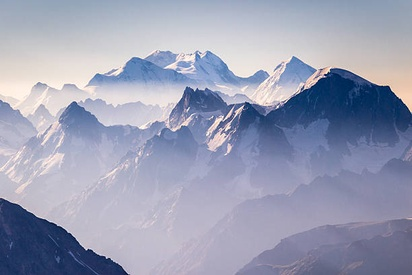
#> input picture python_face_detection_ST/input/mountain.jpg, 412 x 275 px, shrunk from 612 x 408 before the run, found by its file name
$ python opencv_test.py
#> lines starting #> are read from the running program, lines starting #| are printed output that depends on the picture; after the words box and inside, x2 and y2 are one past the last pixel; in counts of white or black regions, pixels touching at a corner belong together
### python_face_detection_ST/library_ST_AM_MB.py
import cv2
import os

# Function for detecting front facing people in Images and exporting marked images to output folder.
def detect_faces(image_path, output_dir="output"):
#> called with image_path = 'input\\mountain.jpg', output_dir = 'output'
    face_cascade = cv2.CascadeClassifier(cv2.data.haarcascades + 'haarcascade_frontalface_default.xml')
    # Read the input image
    image = cv2.imread(image_path)
#> image is the input picture: shape (275, 412, 3); mean B, G, R 180.4, 158.5, 154.1
    if image is None:
        print(f"Could not read the image: {image_path}. Please check the file path.")
        return
    # Convert the image to grayscale (required for the classifier)
    gray_image = cv2.cvtColor(image, cv2.COLOR_BGR2GRAY)
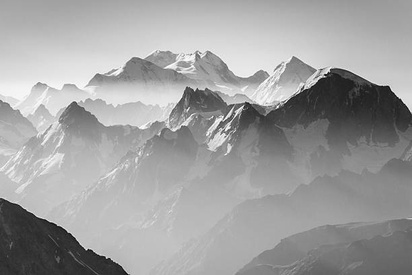
#> gray_image: shape (275, 412); min 8, max 254, mean 159.7
    # Detect faces in the image
    faces = face_cascade.detectMultiScale(gray_image, scaleFactor=1.1, minNeighbors=3, minSize=(1, 1))
#> faces = ()
    # Check if faces are detected
    if len(faces) > 0:
        print(f"Detected {len(faces)} face(s) in the image: {image_path}.")
        for (x, y, w, h) in faces:
            cv2.rectangle(image, (x, y), (x + w, y + h), (0, 100, 255), 2)
    else:
        print(f"No faces detected in the image: {image_path}.")
    # Save the image with detected faces
    os.makedirs(output_dir, exist_ok=True)
    output_path = os.path.join(output_dir, os.path.basename(image_path))
    cv2.imwrite(output_path, image)
    print(f"Saved image with detected faces to: {output_path}")

### python_face_detection_ST/opencv_test.py
from library_ST_AM_MB import *

# List of images to scan for faces.
image_array = ["input\\mountain.jpg",
               "input\\mads_mikkelsen.jpg",
               "input\\crowd.jpg",
               "input\\skin.jpg"]

# Calling function for each entry in image_array.
for image in image_array:
    detect_faces(image)
#> pass 2 of the loop `for image in image_array:`:
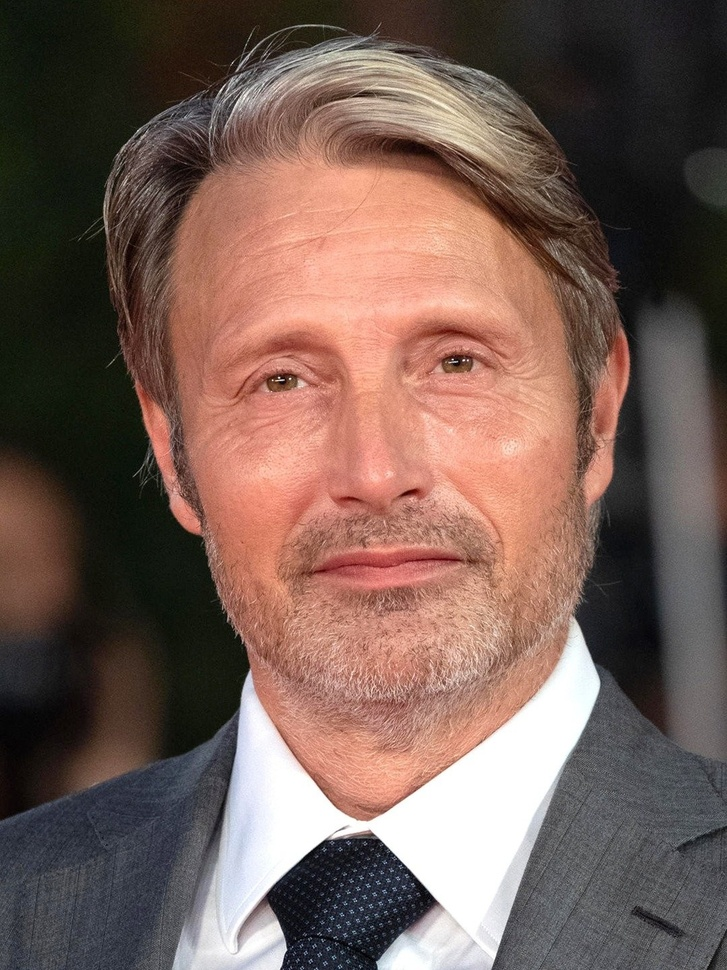
#> input picture python_face_detection_ST/input/mads_mikkelsen.jpg, 727 x 970 px, shrunk from 1080 x 1440 before the run, found by its file name
#> in detect_faces, image is the input picture: shape (970, 727, 3); mean B, G, R 85.9, 94.4, 118.5
#> in detect_faces (call 2), `gray_image = cv2.cvtColor(image, cv2.COLOR_BGR2GRAY)`:
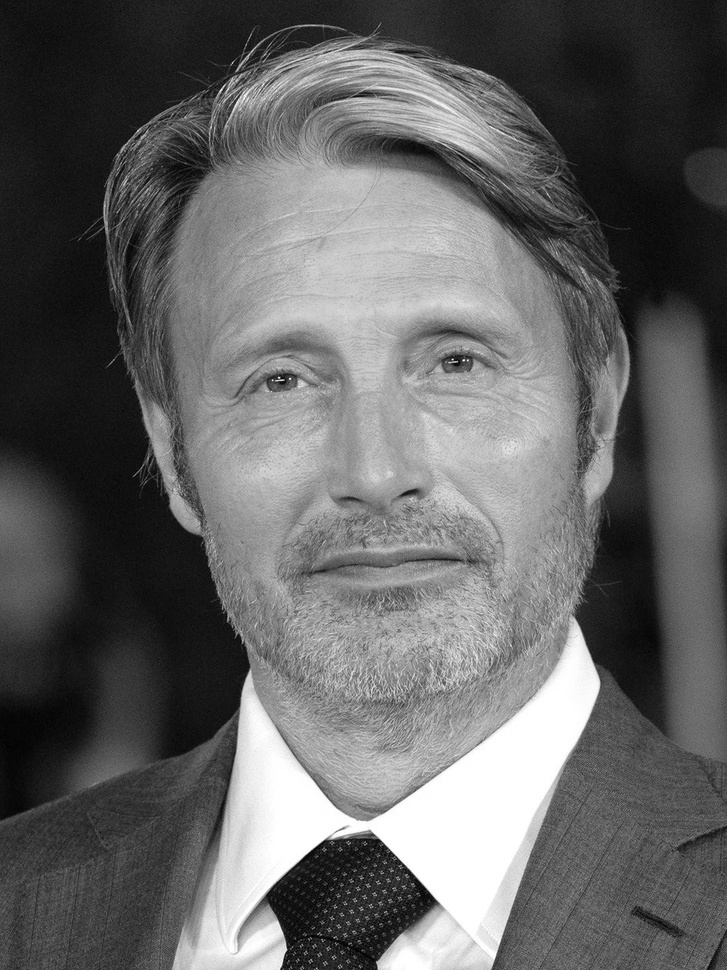
#> gray_image: shape (970, 727); min 0, max 255, mean 100.6
#> faces = [[129, 184, 483, 483]]
#| Detected 1 face(s) in the image: input\mads_mikkelsen.jpg.
#> the loop in detect_faces (call 2), `for (x, y, w, h) in faces:` made 1 pass
#> after the loop in detect_faces (call 2), `for (x, y, w, h) in faces:`:
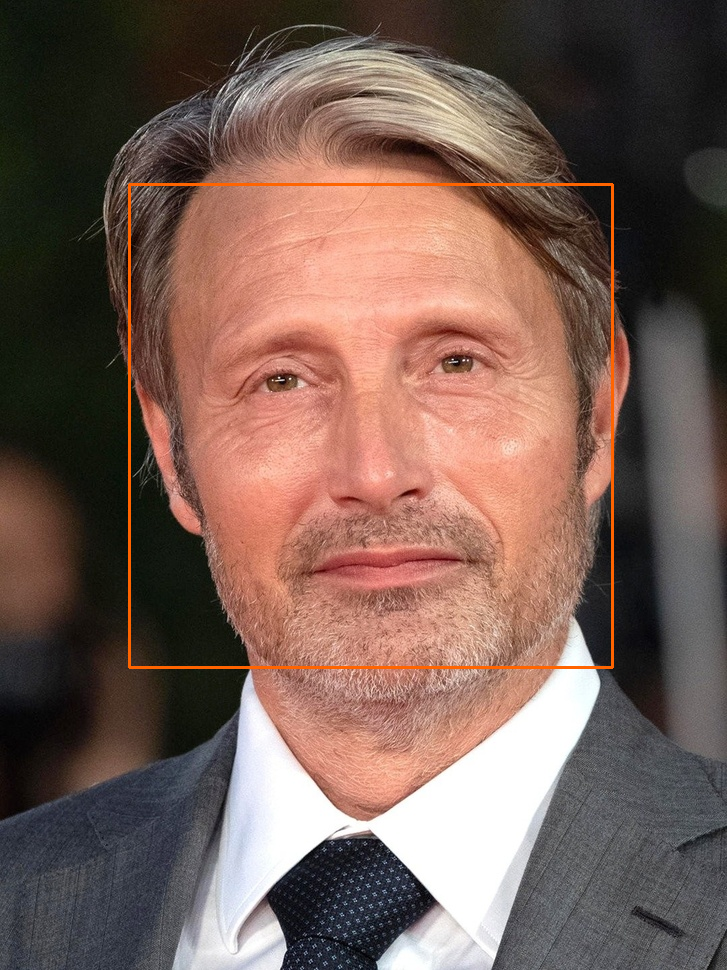
#> image: shape (970, 727, 3); 0.82% of pixels changed, all inside (x1, y1, x2, y2) = (128, 183, 614, 669)
#> pass 3 of the loop `for image in image_array:`:
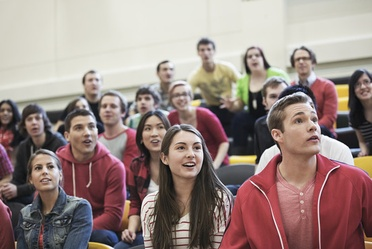
#> input picture python_face_detection_ST/input/crowd.jpg, 372 x 249 px, shrunk from 553 x 369 before the run, found by its file name
#> in detect_faces, image is the input picture: shape (249, 372, 3); mean B, G, R 129.6, 134.7, 153.7
#> in detect_faces (call 3), `gray_image = cv2.cvtColor(image, cv2.COLOR_BGR2GRAY)`:
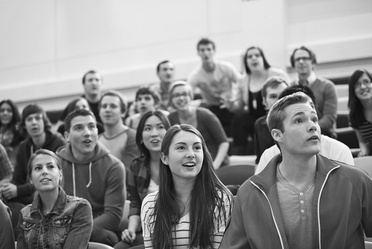
#> gray_image: shape (249, 372); min 5, max 255, mean 139.8
#> faces = [[242, 47, 24, 24], [95, 96, 27, 27], [21, 108, 26, 26], [138, 115, 33, 33], [67, 114, 35, 35], [23, 150, 45, 45], [164, 128, 50, 50], [282, 100, 50, 50]]
#| Detected 8 face(s) in the image: input\crowd.jpg.
#> the loop in detect_faces (call 3), `for (x, y, w, h) in faces:` made 8 passes
#> after the loop in detect_faces (call 3), `for (x, y, w, h) in faces:`:
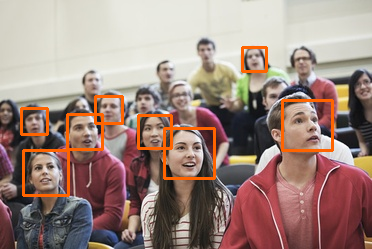
#> image: shape (249, 372, 3); 3.68% of pixels changed, all inside (x1, y1, x2, y2) = (20, 46, 334, 197)
#> the loop made 4 passes; the first 3 are shown
